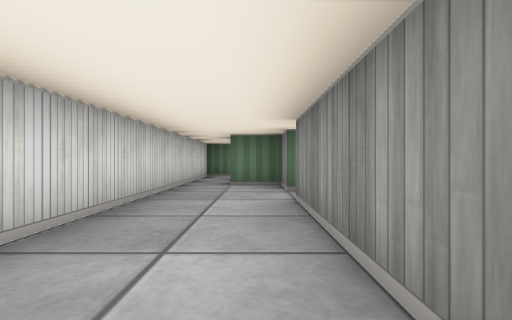
view 1 (above)

17 first-person views from a walk through a cub3D ray-caster map. The camera is about half as high as the walls, looks level and sees 85° across. The floor is counted in squares. Each view is taken from the middle of a square. On the plan, view 1 faces up. The plan holds only what a view shows up to about 9 squares ahead; the rest is blank. The place goes on beyond the plan.

view 2
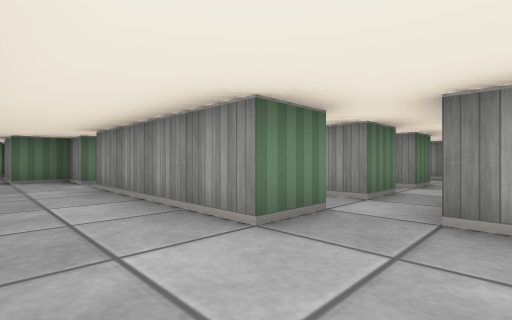

view 3
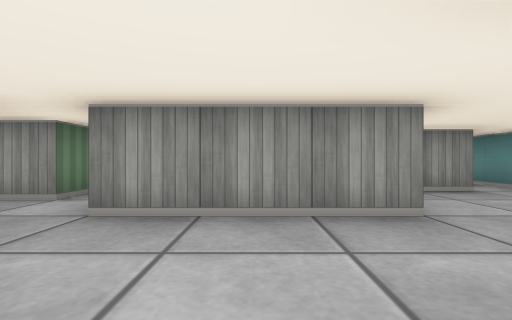

view 4
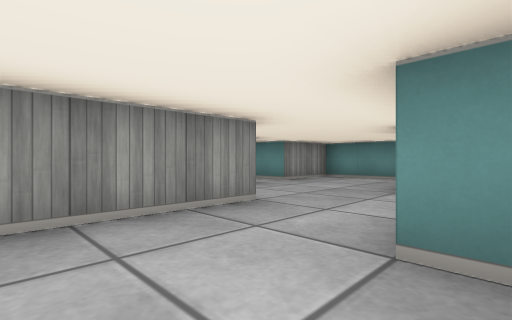

view 5
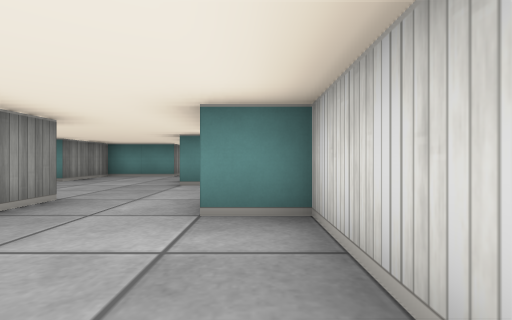

view 6
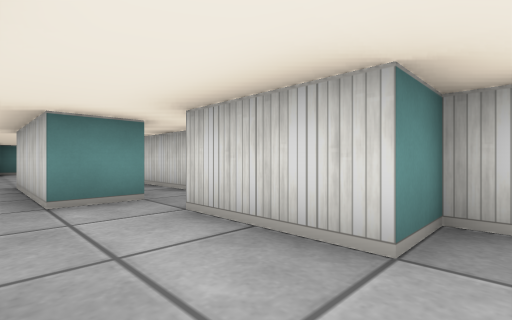

view 7
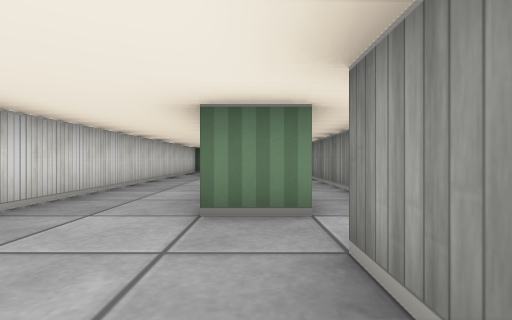

view 8
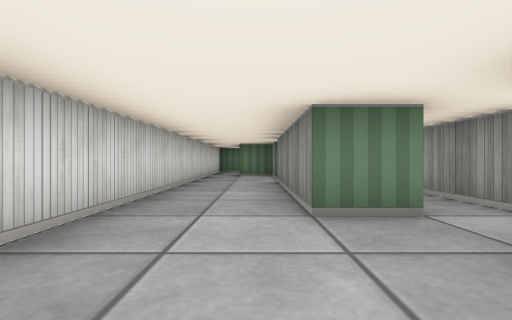

view 9
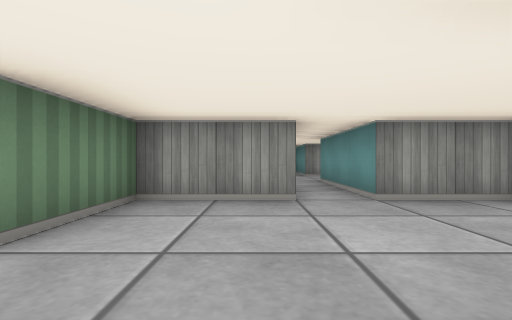

view 10
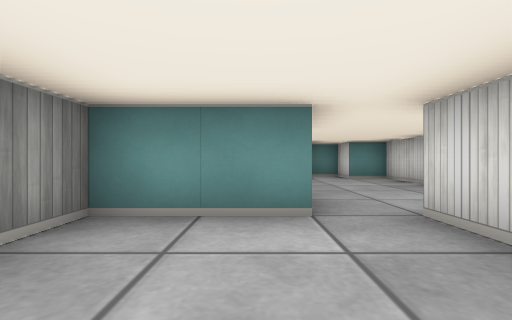

view 11
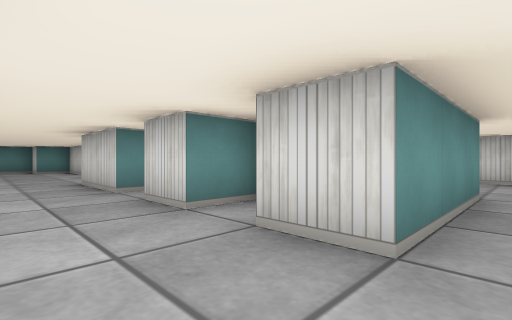

view 12
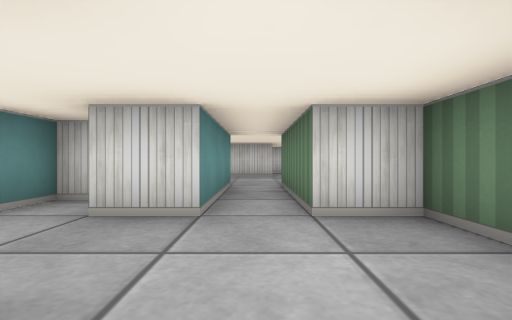

view 13
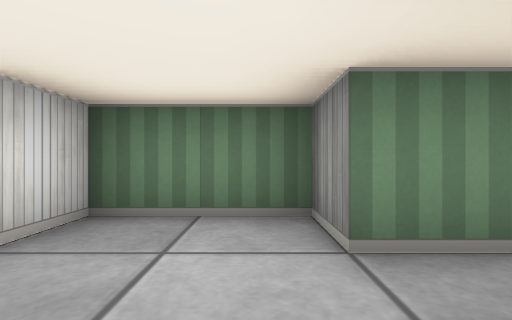

view 14
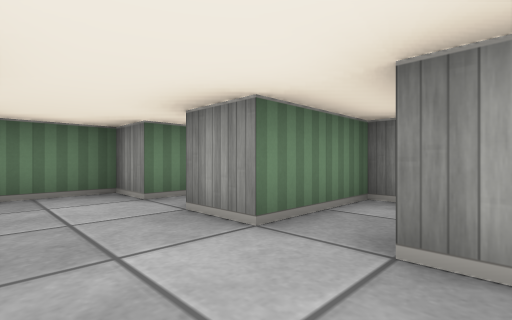

view 15
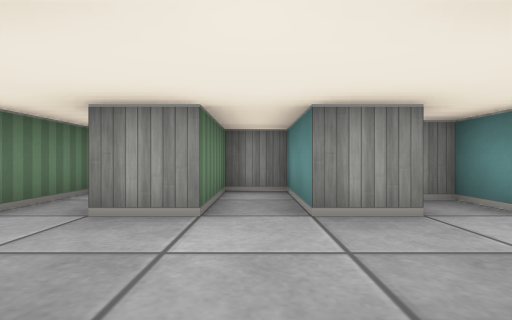

view 16
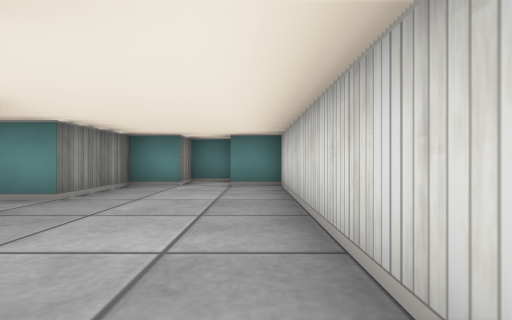

view 17
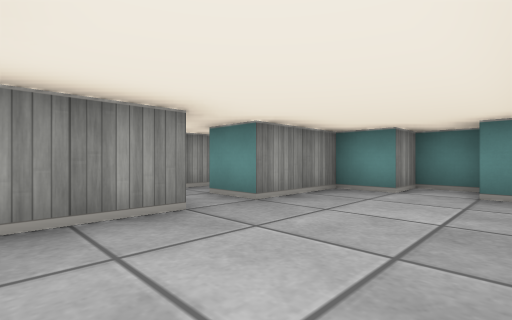

### Floor plan
Points are (right, up) in squares from view 1. A wall is a line through its corners. A room is listed if a view was taken in it or the views show most of it. See-through windows are left out.
Room 1 (views 1, 2, 3, 4, 5, 6, 7, 8, 9, 10)
walls: (1.5, -0.5) (0.5, -0.5) (0.5, 3.5); (3.5, -0.5) (2.5, -0.5); (-0.6, -6.5) (0.5, -6.5) (0.5, -9.5); (0.5, 4.5) (0.5, 5.5) (-0.5, 5.5) (-0.5, 7.4); (6.5, -6.5) (3.5, -6.5) (3.5, -4.5) (1.5, -4.5) (1.5, -1.5); (1.5, -9.5) (3.5, -9.5) (3.5, -7.5) (6.5, -7.5); (-0.5, 8.5) (-1.5, 8.5) (-1.5, -3.5) (-0.5, -3.5) (-0.5, -5.5)
ways out: opening at (6, -7) to room 2; opening at (0, -8.5) to room 4; opening at (1, 4); opening at (2, -1); opening at (3, -1)
Room 2 (views 11, 12)
walls: (8.5, -7.5) (9, -7.5); (10.2, -6.5) (8.5, -6.5) (8.5, -5.5) (6.5, -5.5) (6.5, -6.5)
ways out: opening at (6, -7) to room 1; opening at (7.5, -8) to room 3
Room 3 (views 13, 14, 15)
walls: (8.5, -10.5) (8.5, -9.5) (10.5, -9.5) (10.5, -8.5) (8.5, -8.5) (8.5, -7.5); (6.5, -7.5) (6.5, -8.5); (5.5, -9) (5.5, -9.5) (6.5, -9.5) (6.5, -10.5)
ways out: opening at (7.5, -8) to room 2; opening at (7.5, -10)
Room 4 (views 16, 17)
walls: (1.5, -11.5) (1.5, -9.5); (-1.5, -7.1) (-1.5, -14.5) (-0.5, -14.5) (-0.5, -15.5) (0.5, -15.5) (0.5, -14.5) (1.5, -14.5) (1.5, -12.5) (2.5, -12.5)
ways out: opening at (0, -8.5) to room 1; opening at (2, -12)

Where each view was taken, in squares from view 1:
view 1: 0 up, 0 right, facing up
view 2: 2 down, 1 left, facing up-right
view 3: 3 down, 1 left, facing right
view 4: 2 down, 1 left, facing down-right
view 5: 1 down, 1 left, facing down
view 6: 3 down, 1 right, facing down-left
view 7: 3 down, 1 right, facing up
view 8: 3 down, 0 right, facing up
view 9: 6 down, 0 right, facing right
view 10: 7 down, 2 right, facing down
view 11: 7 down, 8 right, facing down-left
view 12: 7 down, 9 right, facing left
view 13: 8 down, 8 right, facing up
view 14: 10 down, 7 right, facing up-right
view 15: 9 down, 6 right, facing right
view 16: 9 down, 1 left, facing down
view 17: 10 down, 1 left, facing down-right
